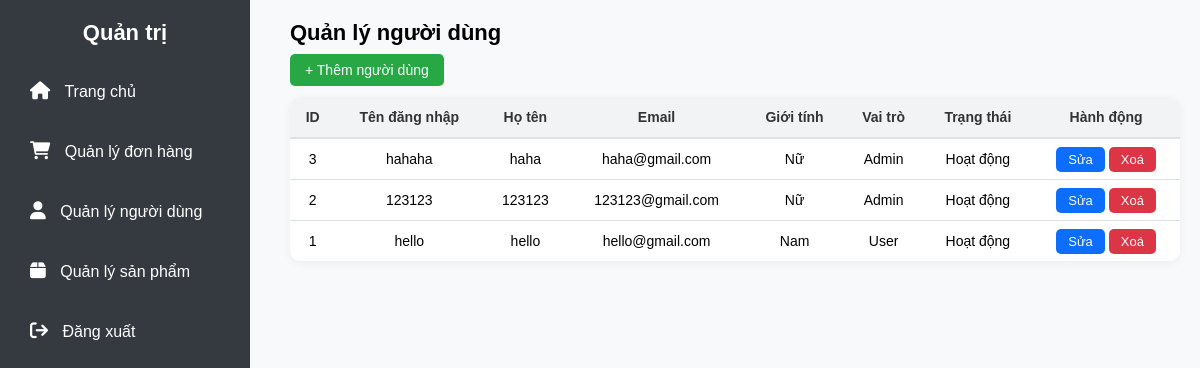
Before: /view/admin/users.php (signed in) with the older database file.
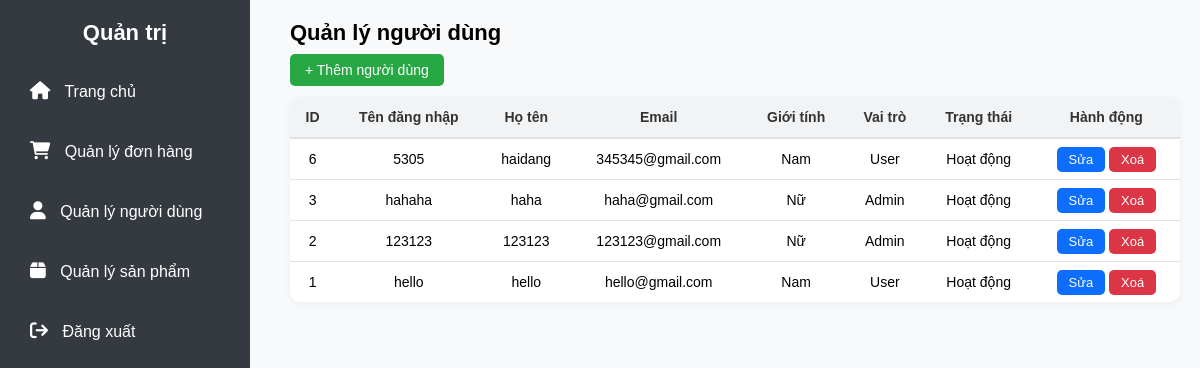
After: the same page with the newer database file.
### tables this page shows
CREATE TABLE `users` (
  `id` int NOT NULL,
  `tendangnhap` varchar(50) NOT NULL,
  `matkhau` varchar(255) NOT NULL,
  `hoten` varchar(100) NOT NULL,
  `email` varchar(100) NOT NULL,
  `ngaysinh` date DEFAULT NULL,
  `phai` tinyint(1) DEFAULT '0' COMMENT '0: Nữ, 1: Nam',
  `ngaydangky` datetime DEFAULT CURRENT_TIMESTAMP,
  `vaitro` tinyint(1) DEFAULT '0' COMMENT '0: Người dùng, 1: Admin',
  `active` tinyint(1) DEFAULT '1' COMMENT '1: Hoạt động, 0: Khóa',
  `randomkey` varchar(255) DEFAULT NULL
);

### view/admin/users.php (the view, shortened to what this page needs)
<?php
$database = new Database();
$conn = $database->conn;
$sql = "SELECT * FROM users ORDER BY id DESC";
$stmt = $conn->prepare($sql);
$stmt->execute();
$result = $stmt->get_result();
$users = [];
if ($result) {
    while ($row = $result->fetch_assoc()) {
        $users[] = $row;
    }
}
?>
<!DOCTYPE html>
<html lang="vi">
<head>
    <link rel="stylesheet" href="/streetsoul_store1/view/admin/admin.css">
    <link rel="stylesheet" href="https://cdnjs.cloudflare.com/ajax/libs/font-awesome/6.0.0/css/all.min.css">
</head>
<body>
    <div class="sidebar">
    <h3>Quản trị</h3>
        <a href="/streetsoul_store1/index.php"><i class="fa fa-home"></i> Trang chủ</a>
        <a href="/streetsoul_store1/view/admin/orders.php"><i class="fa fa-shopping-cart"></i> Quản lý đơn hàng</a>
        <a href="/streetsoul_store1/view/admin/users.php"><i class="fa fa-user"></i> Quản lý người dùng</a>
        <a href="/streetsoul_store1/view/admin/products.php"><i class="fa fa-box"></i> Quản lý sản phẩm</a>
        <a href="/streetsoul_store1/view/client/logout.php"><i class="fa fa-sign-out"></i> Đăng xuất</a>
</div>
    <div class="content">
    <h2>Quản lý người dùng</h2>
    <a href="user_add.php" class="btn btn-add">+ Thêm người dùng</a>
    <br><br>
    <table>
        <tr>
            <th>ID</th>
            <th>Tên đăng nhập</th>
            <th>Họ tên</th>
            <th>Email</th>
            <th>Giới tính</th>
            <th>Vai trò</th>
            <th>Trạng thái</th>
            <th>Hành động</th>
        </tr>
        <?php foreach ($users as $u): ?>
        <tr>
            <td><?= $u['id'] ?></td>
            <td><?= htmlspecialchars($u['tendangnhap']) ?></td>
            <td><?= htmlspecialchars($u['hoten']) ?></td>
            <td><?= htmlspecialchars($u['email']) ?></td>
            <td><?= $u['phai'] == 1 ? 'Nam' : 'Nữ' ?></td>
            <td><?= $u['vaitro'] == 1 ? 'Admin' : 'User' ?></td>
            <td><?= $u['active'] == 1 ? 'Hoạt động' : 'Khoá' ?></td>
            <td>
                <a href="user_edit.php?id=<?= $u['id'] ?>" class="btn btn-edit">Sửa</a>
                <a href="user_delete.php?id=<?= $u['id'] ?>" class="btn btn-delete" onclick="return confirm('Xác nhận xoá?')">Xoá</a>
            </td>
        </tr>
        <?php endforeach; ?>
    </table>
    </div>
</body>
</html>

Changed rows visible on the page:
added users: id "6", tendangnhap "5305", hoten "haidang", email "345345@gmail.com", phai "Nam", vaitro "User", active "Hoạt động"
